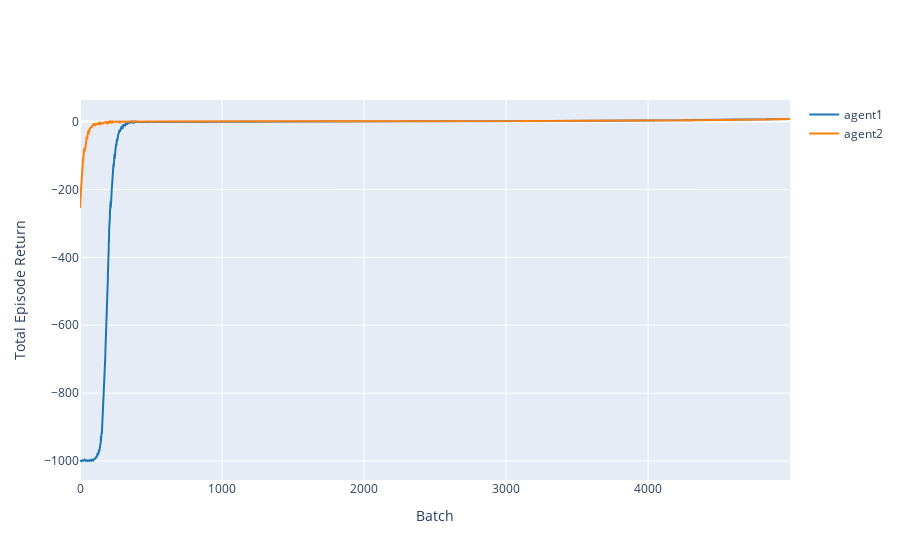

Notebook cell for this chart:
### Code cell
fig_aux=sim_aux.plot_learning_curves()

### Figure 1 — Plotly figure (JSON) as saved in the notebook; plotly's stock layout.template omitted (floating-point values rounded to 4 significant figures; data arrays with more than 128 entries replaced by an {"elided": "..."} marker saying what was removed)
{"data": [{"line": {"color": "rgb(31, 119, 180)"}, "mode": "lines", "name": "agent1", "type": "scatter", "x": {"elided": "5000 int values"}, "y": {"elided": "5000 float values"}}, {"fill": "toself", "fillcolor": "rgba(31, 119, 180,0.2)", "hoverinfo": "skip", "line": {"color": "rgba(255,255,255,0)"}, "showlegend": false, "type": "scatter", "x": {"elided": "10000 int values"}, "y": {"elided": "10000 float values"}}, {"line": {"color": "rgb(255, 127, 14)"}, "mode": "lines", "name": "agent2", "type": "scatter", "x": {"elided": "5000 int values"}, "y": {"elided": "5000 float values"}}, {"fill": "toself", "fillcolor": "rgba(255, 127, 14,0.2)", "hoverinfo": "skip", "line": {"color": "rgba(255,255,255,0)"}, "showlegend": false, "type": "scatter", "x": {"elided": "10000 int values"}, "y": {"elided": "10000 float values"}}], "layout": {"xaxis": {"title": {"text": "Batch"}}, "yaxis": {"title": {"text": "Total Episode Return"}}}}
